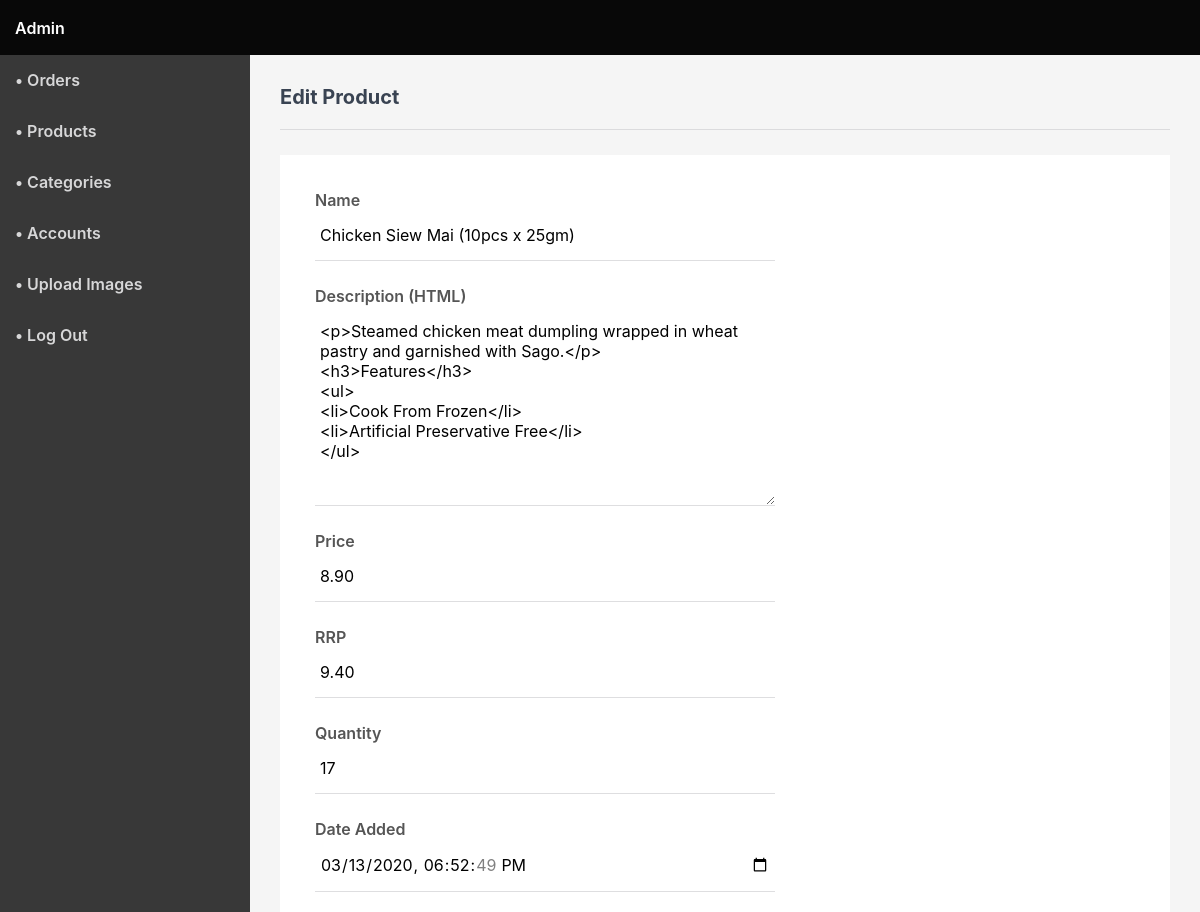
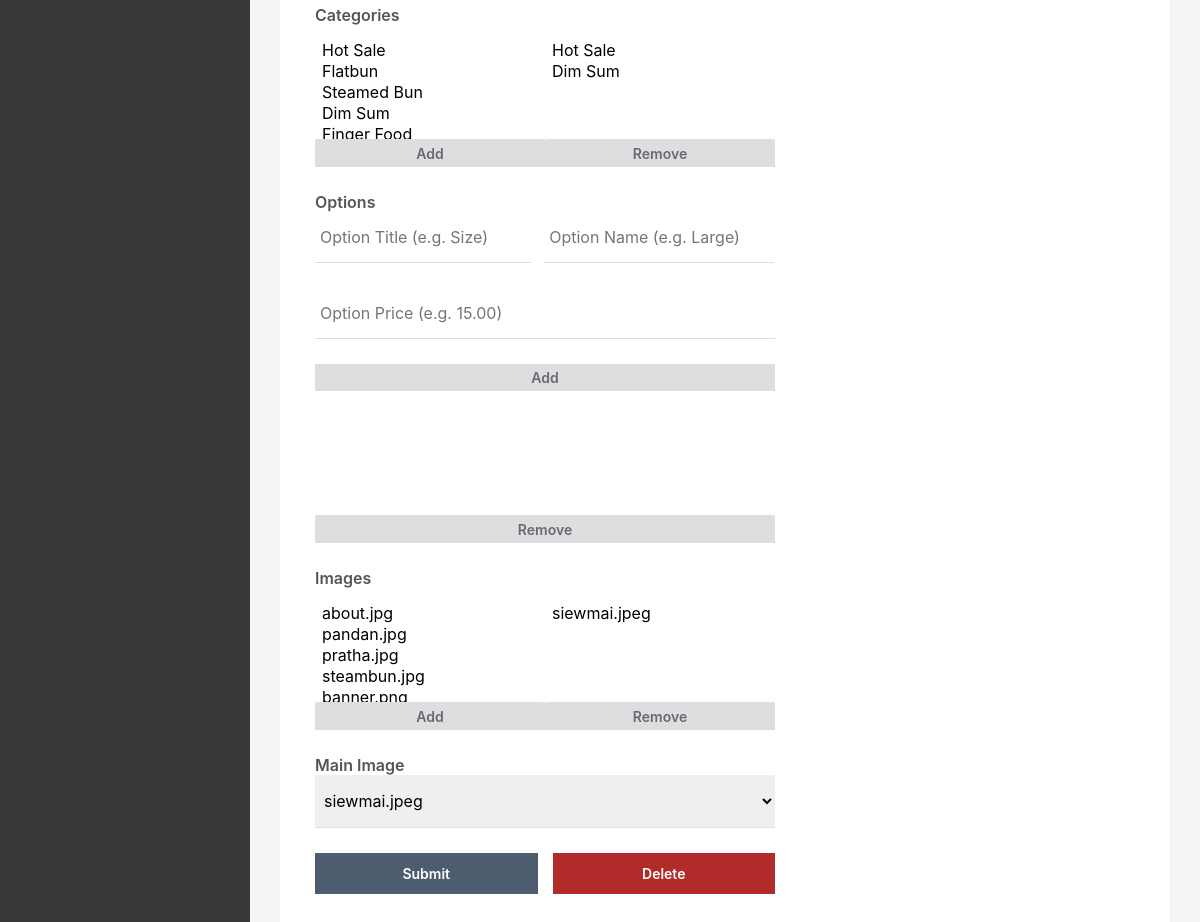
Screenshot of /admin/index.php?page=product&id=2 (signed in) with the database file from the repository (2 pictures, top to bottom).
### tables this page shows
CREATE TABLE `products` (
  `id` int(11) NOT NULL,
  `name` varchar(200) NOT NULL,
  `desc` text NOT NULL,
  `price` decimal(7,2) NOT NULL,
  `rrp` decimal(7,2) NOT NULL DEFAULT 0.00,
  `quantity` int(11) NOT NULL,
  `img` text NOT NULL,
  `date_added` datetime NOT NULL DEFAULT current_timestamp()
);

### admin/index.php (called while the page is built, shortened)
<?php
include '../functions.php';
$page = isset($_GET['page']) && file_exists($_GET['page'] . '.php') ? $_GET['page'] : 'orders';
include $page . '.php';
?>

### admin/product.php (the view, shortened to what this page needs)
<?php
$product = array(
    'name' => '',
    'desc' => '',
    'price' => 0,
    'rrp' => 0,
    'quantity' => 1,
    'date_added' => date('Y-m-d\TH:i:s'),
    'img' => '',
    'imgs' => '',
    'categories' => array(),
    'options' => array(),
    'options_string' => ''
);
$stmt = $pdo->query('SELECT * FROM categories');
$stmt->execute();
$categories = $stmt->fetchAll(PDO::FETCH_ASSOC);
$imgs = glob('../imgs/*.{jpg,png,gif,jpeg,webp}', GLOB_BRACE);
if (isset($_GET['id'])) {
    $page = 'Edit';
    $stmt = $pdo->prepare('SELECT p.*, GROUP_CONCAT(pi.img) AS imgs FROM products p LEFT JOIN products_images pi ON p.id = pi.product_id WHERE p.id = ? GROUP BY p.id');
    $stmt->execute([ $_GET['id'] ]);
    $product = $stmt->fetch(PDO::FETCH_ASSOC);
    $stmt = $pdo->prepare('SELECT c.name, c.id FROM products_categories pc JOIN categories c ON c.id = pc.category_id WHERE pc.product_id = ?');
    $stmt->execute([ $_GET['id'] ]);
    $product['categories'] = $stmt->fetchAll(PDO::FETCH_ASSOC);
    $stmt = $pdo->prepare('SELECT * FROM products_options WHERE product_id = ?');
    $stmt->execute([ $_GET['id'] ]);
    $product['options'] = $stmt->fetchAll(PDO::FETCH_ASSOC);
    $product['options_string'] = '';
    $product['options_string'] = rtrim($product['options_string'], ',');
}
?>
<?=template_admin_header($page . ' Product')?>
<h2><?=$page?> Product</h2>
<div class="content-block">
    <form action="" method="post" class="form responsive-width-100">
        <label for="name">Name</label>
        <input type="text" name="name" placeholder="Name" value="<?=$product['name']?>" required>
        <label for="desc">Description (HTML)</label>
        <textarea name="desc" placeholder="Product Description (HTML)"><?=$product['desc']?></textarea>
        <label for="price">Price</label>
        <input type="number" name="price" placeholder="Price" min="0" step=".01" value="<?=$product['price']?>" required>
        <label for="rrp">RRP</label>
        <input type="number" name="rrp" placeholder="RRP" min="0" step=".01" value="<?=$product['rrp']?>" required>
        <label for="quantity">Quantity</span></label>
        <input type="number" name="quantity" placeholder="Quantity" min="-1" value="<?=$product['quantity']?>" title="-1 = unlimited" required>
        <label for="date">Date Added</label>
        <input type="datetime-local" name="date" placeholder="Date" value="<?=date('Y-m-d\TH:i:s', strtotime($product['date_added']))?>" required>
        <label for="add_categories">Categories</label>
        <div style="display:flex;flex-flow:wrap;">
            <select name="add_categories" id="add_categories" style="width:50%;" multiple>
                <?php foreach ($categories as $cat): ?>
                <option value="<?=$cat['id']?>"><?=$cat['name']?></option>
                <?php endforeach; ?>
            </select>
            <select name="categories" style="width:50%;" multiple>
                <?php foreach ($product['categories'] as $cat): ?>
                <option value="<?=$cat['id']?>"><?=$cat['name']?></option>
                <?php endforeach; ?>
            </select>
            <button id="add_selected_categories" style="width:50%;">Add</button>
            <button id="remove_selected_categories" style="width:50%;">Remove</button>
        </div>
        <label for="add_option">Options</label>
        <div style="display:flex;flex-flow:wrap;">
            <input type="text" name="option_title" placeholder="Option Title (e.g. Size)" style="width:47%;margin-right:13px;">
            <input type="text" name="option_name" placeholder="Option Name (e.g. Large)" style="width:50%;">
            <input type="number" name="option_price" min="0" step=".01" placeholder="Option Price (e.g. 15.00)">
            <button id="add_option" style="margin-bottom:10px;">Add</button>
            <select name="options" multiple>
            </select>
            <button id="remove_selected_options">Remove</button>
        </div>
        <label for="add_images">Images</label>
        <div style="display:flex;flex-flow:wrap;">
            <select name="add_images" id="add_images" style="width:50%;" multiple>
                <?php foreach ($imgs as $img): ?>
                <option value="<?=basename($img)?>"><?=basename($img)?></option>
                <?php endforeach; ?>
            </select>
            <select name="images" style="width:50%;" multiple>
                <?php foreach (explode(',', $product['imgs']) as $img): ?>
                <?php if (!empty($img)): ?>
                <option value="<?=$img?>"><?=$img?></option>
                <?php endif; ?>
                <?php endforeach; ?>
            </select>
            <button id="add_selected_images" style="width:50%;">Add</button>
            <button id="remove_selected_images" style="width:50%;">Remove</button>
        </div>
        <div>
            <label for="main_image">Main Image</label>
            <select name="main_image" id="main_image">
                <?php foreach (explode(',', $product['imgs']) as $img): ?>
                <option value="<?=$img?>"<?=$product['img'] == $img ? ' selected' : ''?>><?=$img?></option>
                <?php endforeach; ?>
            </select>
        </div>
        <div class="submit-btns">
            <input type="submit" name="submit" value="Submit">
            <?php if ($page == 'Edit'): ?>
            <input type="submit" name="delete" value="Delete" class="delete">
            <?php endif; ?>
        </div>
    </form>
</div>
<?=template_admin_footer()?>

### admin/admin.css (style rules this page uses)
* { box-sizing: border-box; font-family: -apple-system, BlinkMacSystemFont, "segoe ui", roboto, oxygen, ubuntu, cantarell, "fira sans", "droid sans", "helvetica neue", Arial, sans-serif; font-size: 16px; -webkit-font-smoothing: antialiased; -moz-osx-font-smoothing: grayscale; }
html { height: 100%; }
body { position: relative; min-height: 100%; color: #555555; background-color: #F5F5F5; margin: 0; }
h1, h2, h3, h4, h5 { color: #394352; margin: 0; padding: 0; }
main h2 { font-size: 20px; padding-bottom: 20px; border-bottom: 1px solid #dbdbdd; }
main .content-block { background-color: #fff; margin-top: 25px; padding: 15px; }
main .form { display: flex; flex-flow: column; width: 500px; padding: 20px; }
main .form input, main .form textarea, main .form select { width: 100%; padding: 15px 5px; margin-bottom: 25px; border: 0; border-bottom: 1px solid #dedee0; }
main .form textarea { height: 200px; }
main .form input[type="submit"] { background: #4e5c70; border: 0; color: #FFFFFF; width: 50%; padding: 12px 0; font-size: 14px; font-weight: 600; cursor: pointer; }
main .form label { display: block; font-weight: 600; }
main .form select { margin-bottom: 0; }
main .form button { background-color: #dedee0; color: #69696f; border: 0; padding: 5px; width: 100%; font-weight: 600; font-size: 14px; cursor: pointer; }
main .form div { margin-bottom: 25px; }
main .form .submit-btns { display: flex; }
main .form .submit-btns input:first-child { margin-right: 15px; }
main .form .submit-btns .delete { background-color: #b22b2b; }

### rows the page displays
products: name "Chicken Siew Mai (10pcs x 25gm)", desc "<p>Steamed chicken meat dumpling wrapped in wheat pastry and garnished with Sago.</p> <h3>Features</h3> <ul> <li>Cook From Frozen</li> <li>Artificial Preservative Free</li> </ul>", price "8.90", rrp "9.40", quantity "17", date "03/13/2020 18:52:49"

### other values shown
$page "Edit"
form field main_image "siewmai.jpeg"
